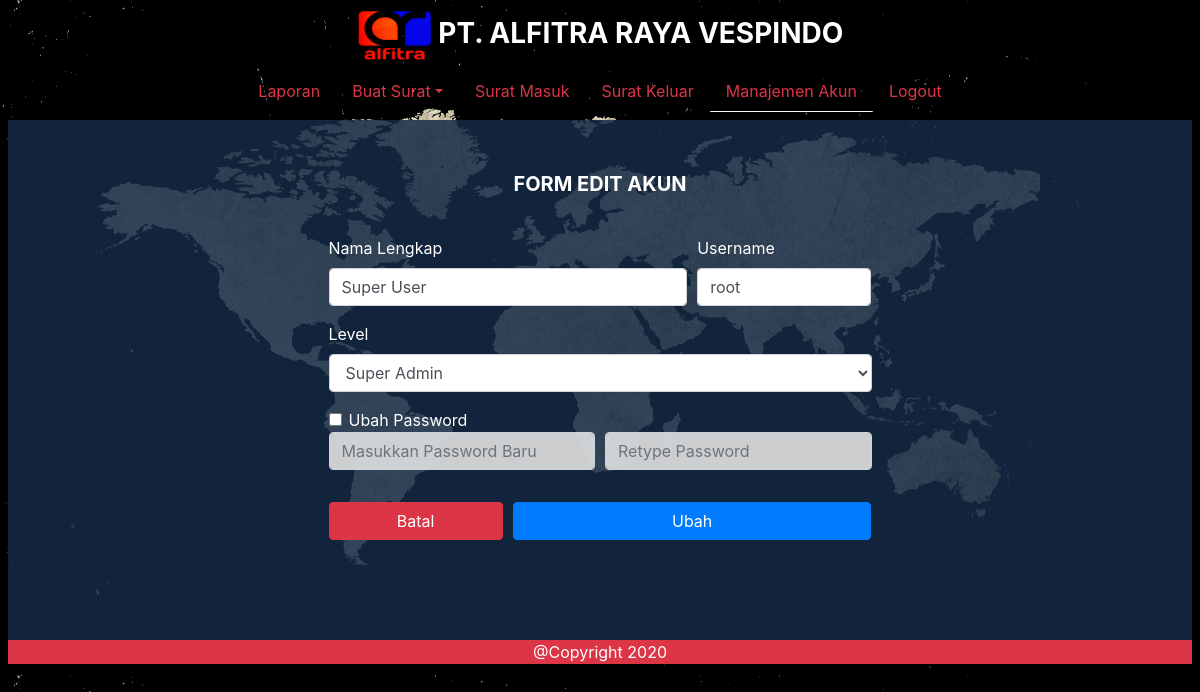
Page /index.php?menu=FormAkun&key=root&form=edit (signed in) on the committed database.
### tables this page shows
CREATE TABLE `user` (
  `username` varchar(10) NOT NULL,
  `password` varchar(300) NOT NULL,
  `nama_lengkap` varchar(20) NOT NULL,
  `level` varchar(15) NOT NULL
);

### controller/Antarmuka.php (called while the page is built, shortened)
<?php
include_once "controller/ManajemenAkun.php";
class Antarmuka{
    public function formAkun($form, $key){
        $ma = new ManajemenAkun();
        $data = $ma->mencariAkun($key);
        include_once "view/FormAkun.php";
    }
}
?>

### controller/ManajemenAkun.php (called while the page is built, shortened)
<?php
include_once "model/User.php";
class ManajemenAkun{
    public function mencariAkun($username){
        $akun = new User();
        $akun->setUsername($username);
        return $akun->queryMencariAkun();
    }
}
?>

### model/User.php (called while the page is built, shortened)
<?php
include_once "KoneksiDb.php";
class User{
    private $username;
    public function setUsername($username){
        $this->username = $username;
    }
    public function queryMencariAkun(){
        $kdb = new KoneksiDb();
        $query = "SELECT * FROM user WHERE username='$this->username'";
        $result = $kdb->execute($query);
        return $result->fetch_array();
    }
}
?>

### model/KoneksiDb.php (called while the page is built, shortened)
<?php
class KoneksiDb{
    private $host = "localhost";
    private $username = "root";
    private $password = "";
    private $db = "db_surat";
    private function open(){
       return $connect = new mysqli($this->host, $this->username, $this->password, $this->db);
    }
    public function execute($query){
        return $this->open()->query($query);
    }
}
?>

### view/FormAkun.php (the view, shortened to what this page needs)
<?php
    $result = "";
?>
<!DOCTYPE html>
<html lang="en">
<head>
    <link rel="stylesheet" href="css/bootstrap.css">
    <link rel="stylesheet" href="css/style.css">
</head>
<body background="img/bg.png" class="pl-2 pr-2">
    <div class="container-fluid">
        <div class="row mt-2">
            <div class="col-3 col-sm-3 col-md-3 col-lg-3 col-xl-3 header">
            </div>
            <div class="col-6 col-sm-6 col-md-6 col-lg-6 col-xl-6 header text-center">
            <h3 class="text-white font-weight-light text-uppercase font-weight-bold">
                <img src="img/logo.png" width="75px" height="55px" >
                PT. Alfitra Raya Vespindo
            </h3>
            </div>
            <div class="col-3 col-sm-3 col-md-3 col-lg-3 col-xl-3 header">
            </div>
        </div>
        <div class="row">
            <div class="col-1 col-sm-1 col-md-1 col-lg-1 col-xl-1">
            </div>
            <div class="col-10 col-sm-10 col-md-10 col-lg-10 col-xl-10" >
                <nav class="navbar navbar-expand justify-content-center">
                    <ul class="nav nav-pills nav-fill">
                        <li class="nav-item">
                            <a class="a-clr nav-link" href="index.php">Laporan</a>
                        </li>
                        <li class="nav-item dropdown">
                            <a class="nav-link a-clr dropdown-toggle" data-toggle="dropdown" href="#">Buat Surat</a>
                        </li>
                        <li class="nav-item">
                            <a class="a-clr nav-link" href="index.php?menu=SuratMasukAdmin">Surat Masuk</a>
                        </li>
                        <li class="nav-item">
                            <a class="a-clr nav-link" href="index.php?menu=SuratKeluarAdmin">Surat Keluar</a>
                        </li>
                        <?php
                            if($_COOKIE["level"] == "Super Admin"){
                                echo '
                                <li class="nav-item">
                                    <a class="a-clr nav-link active" href="index.php?menu=ManajemenAkun">Manajemen Akun</a>
                                </li>';
                            }
                        ?>
                        <li class="nav-item">
                            <a class="a-clr nav-link" href="index.php?menu=logout">Logout</a>
                        </li>
                    </ul>
                </nav>
            </div>
            <div class="col-1 col-sm-1 col-md-1 col-lg-1 col-xl-1">
            </div>
        </div>
        <div class="row">
            <div class="col-12 col-sm-12 col-md-12 col-lg-12 col-xl-12 konten" >
                <div class="row mt-1 mr-1 ml-1 mb-1 text-white">
                    <div class="col-3 col-sm-3 col-md-3 col-lg-3 col-xl-3">
                    </div>
                    <div class="col-6 col-sm-6 col-md-6 col-lg-6 col-xl-6">
                    <?php
                    switch ($form){
                        case "edit":
                            echo "<form action='' method='post'>
                                <div class='form-row'>
                                    <div class='form-group col-12'>
                                        <h5 class='text-white font-weight-light text-uppercase font-weight-bold mt-5 mb-4 text-center'>
                                            Form Edit Akun
                                        </h5>
                                    </div>
                                </div>
                                <div class='form-row'>
                                    <div class='form-group col-8'>
                                        <label>Nama Lengkap</label>
                                        <input type='text' name='nama_lengkap' value='$data[nama_lengkap]' class='form-control' placeholder='Nama Lengkap' required>
                                    </div>
                                    <div class='form-group col-4'>
                                        <label>Username</label>
                                        <input type='text' name='username' value='$data[username]' class='form-control' placeholder='Username' required>
                                        <input type='hidden' name='usernamex' value='$data[username]' required>
                                    </div>
                                </div>
                                <div class='form-row'>
                                    <div class='form-group col-12'>
                                        <label for='level'>Level</label>
                                        <select name='level' class='form-control'>";
                                        if($data["level"] == "Admin"){
                                        echo"
                                            <option value='Admin' selected>Admin</option>
                                            <option value='Super Admin'>Super Admin</option>";
                                        } else {
                                        echo"
                                            <option value='Admin'>Admin</option>
                                            <option value='Super Admin' selected>Super Admin</option>";
                                        }
                                        echo"
                                        </select>
                                    </div>
                                </div>
                                <div class='form-row'>
                                    <div class='form-group col-6'>
                                    <div class='form-check'>
                                        <input class='form-check-input' type='checkbox' id='ubahPass'>
                                        <label class='form-check-label'>Ubah Password</label>
                                    </div>
                                        <input type='password' name='password1' class='form-control ubahPass' placeholder='Masukkan Password Baru'>
                                        <input type='hidden' name='pass_hide' value='$data[password]'>
                                    </div>
                                    <div class='form-group col-6 pt-4'>
                                        <input type='password' name='password2' class='form-control ubahPass' placeholder='Retype Password'>
                                    </div>
                                </div>
                                <div class='form-row'>
                                    <div class='form-group col-12'>
                                        <a class='text-danger'>$result</a>
                                    </div>
                                </div>
                                <div class='form-row'>
                                    <div class='form-group col-4'>
                                        <a href='index.php?menu=ManajemenAkun' class='btn btn-danger w-100'>Batal</a>
                                    </div>
                                    <div class='form-group col-8'>
                                        <input type='submit' name='action' value='Ubah' class='btn btn-primary w-100'>
                                    </div>
                                </div>
                            </form>";
                            break;
                    }
                    ?>
                    </div>
                    <div class="col-3 col-sm-3 col-md-3 col-lg-3 col-xl-3">
                    </div>
                </div>
            </div>
        </div>
        <div class="row">
            <div class="col-12 col-sm-12 col-md-12 col-lg-12 col-xl-12 bg-danger text-center">
                <a class="text-white">@Copyright 2020</a>
            </div>
        </div>
    </div>
</body>
</html>

### css/style.css (style rules this page uses)
body { margin: 0; padding: 0; background-size: cover; }
.header { height: 55px; }
.a-clr { color: #dc3545 !important; font-size: 16px; }
.konten { background-color: #162b45da; height: 520px; }

### rows in the picture
user: nama_lengkap "Super User", username "root", level "Super Admin"
